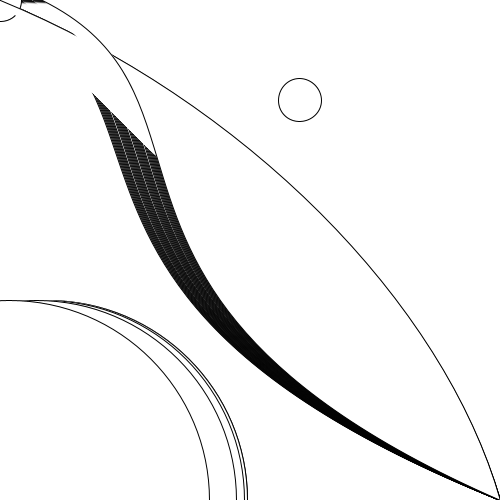
Frame 1 (no input)
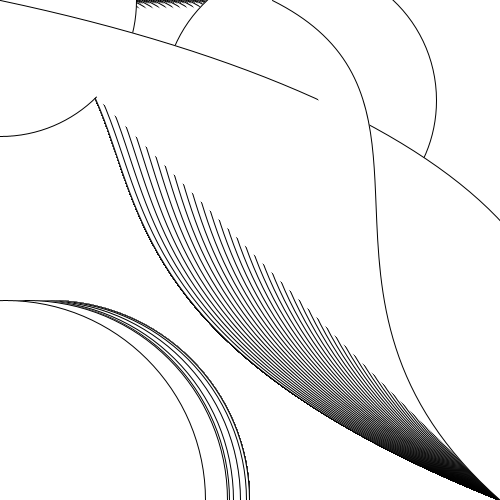
Frame 60 (the mouse pressed at the canvas centre just before this capture)
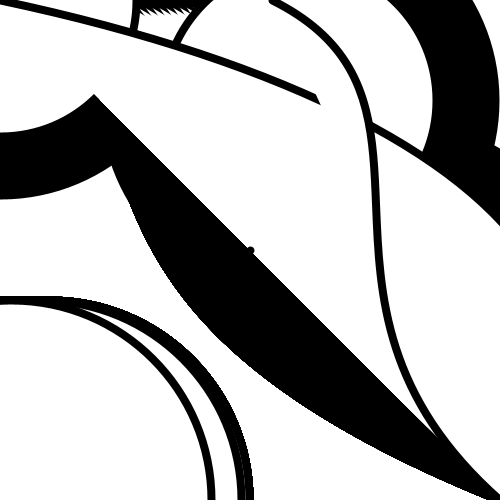
Frame 120 (the mouse held since frame 60 and released just before this capture)

The Processing sketch that drew these frames (run headless with seeded random() and noise(); from frame 60 on, the mouse is pressed at the canvas centre):

// Processing sketch: processing_73435
// ── processing_73435.pde





float size = 1.0;
float speed = 0.1;
int numBezier = 40;
int weight = 0;

 
void setup(){
  size(500, 500);
  background(255);
  smooth();
}
 
 
void draw()
{   
  size = size + speed;
  if(size > 10.0 || size < 0.1) speed =- 1 * speed;
  for(int i = 0; i < numBezier; i++)
    {
      ellipse(0, 0, i * size, i * size);
      ellipse(300, 100, i * size, i * size);
      ellipse(random(0, 50), 500, 400, 400);
      bezier(500,500 ,i *size+400, 300, i *size+200 ,100,0, 0);
      bezier(500,500 ,i *size, 300, i *size+200 ,100,i *size, 0);
 
  

         
    }
       if(mouseX % 4 == 0) weight = 1;
  else if(mouseX % 4 == 1) weight = 4;
  else if(mouseX % 4 == 2) weight = 8;
  else if(mouseX % 4 == 3) weight =16;
  strokeWeight(weight);
  line(mouseX, mouseY, mouseX, mouseY);
}
